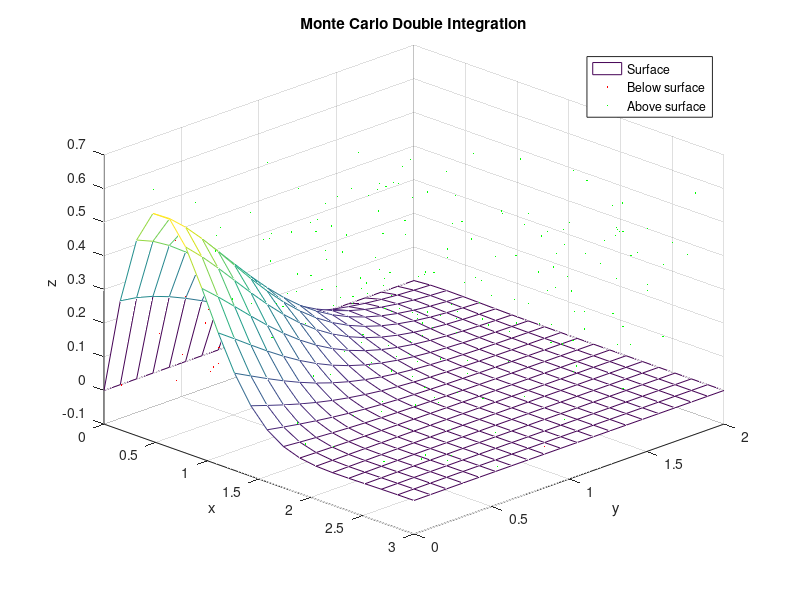

Source code (MATLAB):
%% Monte Carlo Double Integral - GNU Octave
% Monte Carlo estimation of a double integral
% with 3D visualization of random samples.


clear;
clc;
close all;

% Reproducible random sequence
rand("seed", 42);

%% Integration domain

xMin = 0;
xMax = 3;

yMin = 0;
yMax = 2;

%% Define the function

f = @(x,y) -(x.^2 - 2*x) .* exp(-x.^2 - y.^2 - x.*y);

%% Find approximate vertical limits of the surface

xGrid = linspace(xMin, xMax, 20);
yGrid = linspace(yMin, yMax, 20);

[X,Y] = meshgrid(xGrid, yGrid);
Z = f(X,Y);

zMin = min(Z(:));
zMax = max(Z(:));

%% Monte Carlo experiment

N = 10000;

% Generate random points inside the 3D bounding box
x = xMin + (xMax - xMin) .* rand(N,1);
y = yMin + (yMax - yMin) .* rand(N,1);
z = zMin + (zMax - zMin) .* rand(N,1);

% Evaluate the surface at each random (x,y)
surfaceValues = f(x,y);

% Points below and above the surface
below = z <= surfaceValues;
above = ~below;

%% Monte Carlo integral estimation

% Fraction of points below the surface
p = sum(below) / N;

% Area of the XY domain
domainArea = (xMax - xMin) * (yMax - yMin);

% Estimate the integral
monteCarloIntegral = domainArea * ...
    (zMin + (zMax - zMin) * p);

%% Reference numerical integral

exactVolume = integral2(f, xMin, xMax, yMin, yMax);

%% Error

absoluteError = abs(exactVolume - monteCarloIntegral);

relativeError = absoluteError / abs(exactVolume) * 100;

%% Visualization

figure(1);
clf;

% Draw a lightweight surface
mesh(X,Y,Z);

hold on;

% Plot only a subset of samples to avoid Octave Online limits
nPlot = 250;

plotIndex = 1:min(nPlot,N);

belowPlot = below(plotIndex);
abovePlot = above(plotIndex);

xPlot = x(plotIndex);
yPlot = y(plotIndex);
zPlot = z(plotIndex);

% Samples below the surface
plot3( ...
    xPlot(belowPlot), ...
    yPlot(belowPlot), ...
    zPlot(belowPlot), ...
    'r.', ...
    'MarkerSize', 3);

% Samples above the surface
plot3( ...
    xPlot(abovePlot), ...
    yPlot(abovePlot), ...
    zPlot(abovePlot), ...
    'g.', ...
    'MarkerSize', 3);

xlabel("x");
ylabel("y");
zlabel("z");

title("Monte Carlo Double Integration");

legend( ...
    "Surface", ...
    "Below surface", ...
    "Above surface");

grid on;

view(45,30);

hold off;

%% Display result


fprintf("\n");
fprintf("========================================\n");
fprintf(" Monte Carlo Integration\n");
fprintf("========================================\n");
fprintf("Samples: %d\n", N);
fprintf("VOLUME ESTIMADO_COPIAR ESTE VALOR: %.8f\n", monteCarloIntegral);
fprintf("VOLUME REAL: %.8f\n", exactVolume);
fprintf("ERROR ABSOLUTO:   %.8f\n", absoluteError);
fprintf("ERROR RELATIVO:   %.4f %%\n", relativeError);
fprintf("========================================\n");
